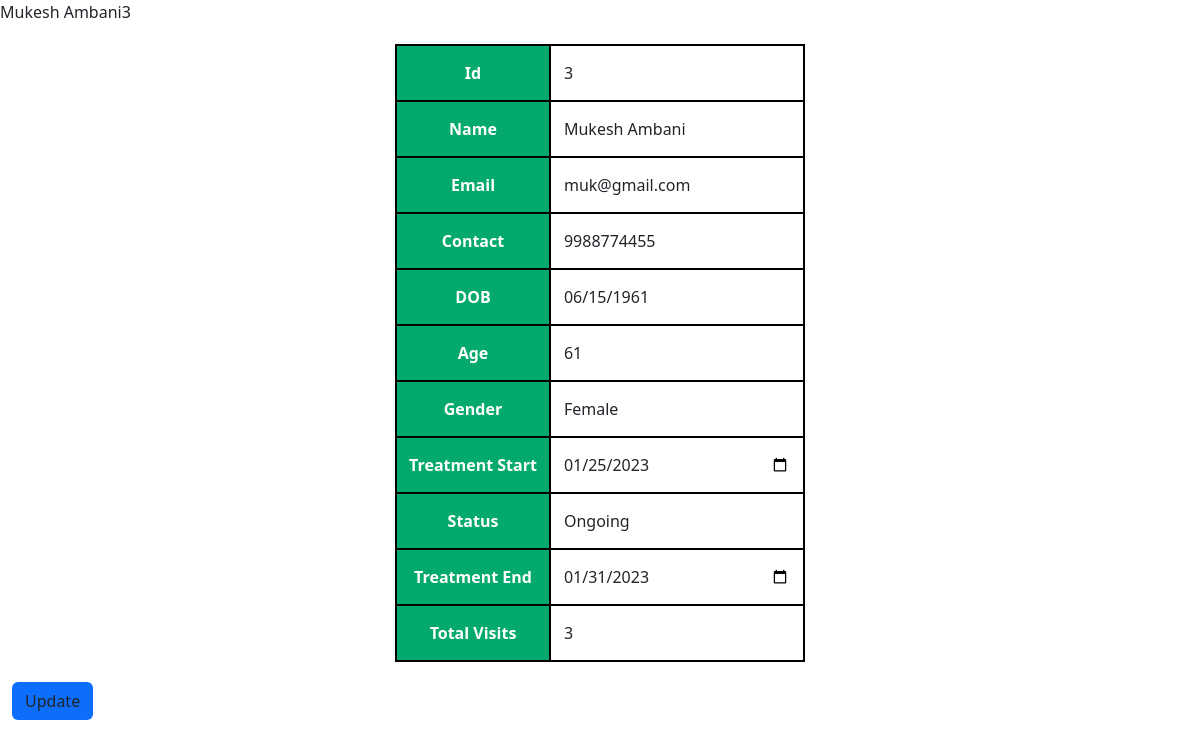
/editpatientinfo.php?pid=3, run on the app's committed database.
### tables this page shows
CREATE TABLE `patientinfo` (
  `patient_id` int(5) NOT NULL,
  `patient_name` varchar(35) NOT NULL,
  `patient_email` varchar(50) DEFAULT NULL,
  `patient_contact` bigint(12) DEFAULT NULL,
  `patient_dob` date NOT NULL,
  `patient_age` int(4) NOT NULL,
  `patient_gender` varchar(10) DEFAULT NULL,
  `Treatment_start` date NOT NULL,
  `Treatment_status` varchar(50) NOT NULL,
  `Treatment_end` date DEFAULT NULL,
  `Total Visits` int(5) DEFAULT NULL
);

### editpatientinfo.php (the view, shortened to what this page needs)
<?php
include("conn.php");
$pid = $_GET['pid'];
$sel = "SELECT * FROM `patientinfo` where patient_id  = $pid ; ";
$query = mysqli_query($conn,$sel);
$res = mysqli_fetch_assoc($query);
$sel_vis = "SELECT * FROM `disease` where patient_id = $pid;";
$query_vis = mysqli_query($conn,$sel_vis);
$rows_vis = mysqli_num_rows($query_vis);
echo $rows_vis;
if($rows_vis < 1){
    $nov = "Not Visted Yet";
}
else{
    $nov = $rows_vis;
}
?>
<!DOCTYPE html>
<html lang="en">
<head>
    <link href="https://cdn.jsdelivr.net/npm/bootstrap@5.2.3/dist/css/bootstrap.min.css" rel="stylesheet">
 <link rel="stylesheet" href="css/diagnose.css">
</head>
<body>
    <div class="container-fluid">
    <form method="POST" action="">
         <table id="mytable">
<tr><th>Id</th><td><input type="number" class="form-control u" name="id" value="<?php echo $res['patient_id'];  ?>" readonly></td></tr>
<tr><th>Name</th><td><input class="form-control u"  name="name" value="<?php echo $res['patient_name'];  ?>" readonly></td></tr>
<tr><th>Email</th><td><input type="email" name="email" class="form-control u" value="<?php echo   $res['patient_email']; ?>" ></td></tr>
<tr><th>Contact</th><td><input type="number" name="contact" class="form-control u" value="<?php echo  $res['patient_contact'];  ?>"></td></tr>
<tr><th>DOB</th><td><input type="date" name="dob" class="form-control u" value="<?php echo  $res['patient_dob'];  ?>" readonly></td></tr>
<tr><th>Age</th><td><input type="number" name="age" class="form-control u" value="<?php  echo $res['patient_age'];  ?>" readonly></td></tr>
<tr><th>Gender</th><td><input class="form-control u"  name="gender" value="<?php echo  $res['patient_gender'];  ?>" readonly></td></tr>
<tr><th>Treatment Start</th><td><input type="date" name="TS" class="form-control u" value="<?php echo  $res['Treatment_start'];  ?>"></td></tr>
<tr><th>Status</th><td><select id="status" name="status" class="form-control u">
    <option value="Ongoing">Ongoing</option>
</select>
</td>
</tr>
<tr><th>Treatment End</th><td><input type="date" name="TE" class="form-control u" value="<?php  echo $res['Treatment_end'];  ?>"></td></tr>
<tr><th>Total Visits</th><td><input class="form-control u"  name="TV" value="<?php  echo $nov;  ?>"></td></tr>
        </table>
        <button class="btn bg-primary" name="update">Update</button>
        </form>
    </div>
</body>
</html>

### css/diagnose.css (style rules this page uses)
table { margin: 20px auto; }
table ,tr,th { border: 2px solid black; }
th { padding: 16px 12px; background-color: #04AA6D; color: white; text-align: center; }
.u { border: none; outline: none; width: auto; height: auto; border-radius: 0px !important; width: 250px; }

### data on the page
patientinfo: id "3", name "Mukesh Ambani", email "muk@gmail.com", contact "9988774455", dob "06/15/1961", age "61", gender "Female", TS "01/25/2023", TE "01/31/2023"

### other printed values
$rows_vis "3"
